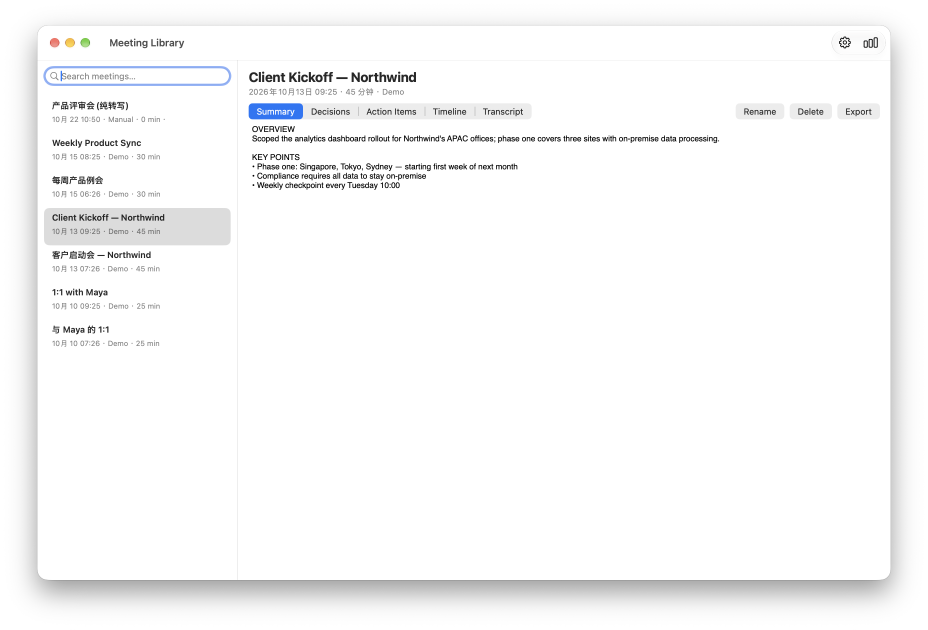
#> input picture release/screenshots/en/raw-library.png, 2784 x 1888 px (shown at 1/3 size)
$ python gen_asc_screenshots.py
#> lines starting #> are read from the running program, lines starting #| are printed output that depends on the picture
#!/usr/bin/env python3
"""KinetMinutes ASC 商店截图 2560×1600 — 1.3 版(基于 1.2 深墨设计语言重绘)
1.2 全部设计资产保留:ink 渐变底、手绘卡(纪要/时间线/隐私/导出)、声波徽章、琥珀环截图、chip
1.3 新增素材:模型库卡(Whisper 模型管理)、统计卡、快捷键卡、四语徽章
每语 8 张:01-library 02-minutes 03-timeline 04-privacy 05-chinese 06-export + 07-models 08-stats
输出 release/screenshots/{en,zh-Hans,zh-Hant,ja}/0*.png (2560×1600 sRGB)
"""
import sys, os, math
from PIL import Image, ImageDraw, ImageFilter

HERE  = os.path.dirname(os.path.abspath(__file__))
ROOT  = os.path.dirname(HERE)
OUT   = os.path.join(ROOT, "release", "screenshots")
W, H  = 2560, 1600

# ---- 调色板(与 1.2 完全一致)----
INK      = (13, 17, 28)     # 深墨底
INK_2    = (24, 30, 44)     # 渐变亮端
PAPER    = (246, 244, 238)  # 主文字(暖白)
CARD_BG  = (252, 251, 248)  # 卡底
AMBER    = (232, 165, 74)   # 品牌琥珀
AMBER_BG = (250, 239, 222)
WAVE     = (124, 156, 196)  # 声波蓝
GREEN    = (94, 156, 108)
TERRA    = (166, 106, 60)
TERRA_SOFT = (244, 232, 216)

F_CN = "/System/Library/Fonts/Hiragino Sans GB.ttc"
F_JP = "/System/Library/Fonts/Hiragino Sans GB.ttc"
F_LAT = "/System/Library/Fonts/Helvetica.ttc"

def font(size, latin=False):
    return ImageFont.truetype(F_LAT if latin else F_CN, size)
from PIL import ImageFont

def ink_bg(w, h):
#> called with w = 2560, h = 1600
    im = Image.new("RGB", (w, h), INK)
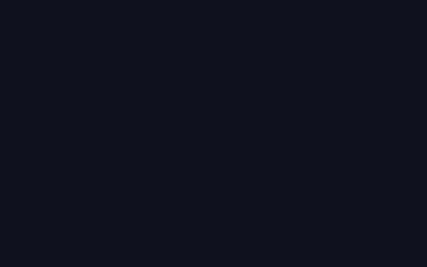
#> im: PIL image 2560x1600 RGB (shown at 1/6 size); mean R, G, B 13, 17, 28
    d = ImageDraw.Draw(im)
    for y in range(h):
        t = y / h
        d.line([(0, y), (w, y)], fill=tuple(int(INK[i] + (INK_2[i]-INK[i])*t) for i in range(3)))
    glow = Image.new("RGB", (w, h), (0, 0, 0))
#> glow: PIL image 2560x1600 RGB; every value is 0
    gd = ImageDraw.Draw(glow)
    gd.ellipse([int(w*0.60), -int(h*0.35), int(w*1.25), int(h*0.45)], fill=(38, 30, 18))
    glow = glow.filter(ImageFilter.GaussianBlur(220))
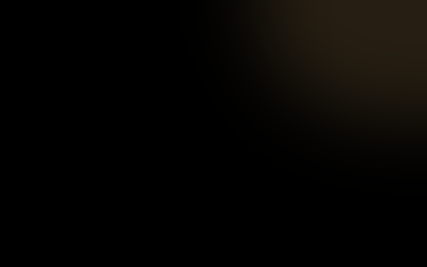
#> glow: PIL image 2560x1600 RGB (shown at 1/6 size); mean R, G, B 5.8, 4.6, 2.7
    im = Image.blend(im, Image.composite(glow, im, Image.new("L", (w, h), 110)), 0.55)
    return im

def shot_capture(canvas, shot, box, radius=26, ring_w=4):
    """圆角+描边裁切截图居中放入 box(等比放大填满 box,允许裁切溢出)"""
    x0, y0, bw, bh = box
    pad = 6
    im = shot.convert("RGB")
    ratio = max((bw-2*pad)/im.width, (bh-2*pad)/im.height)   # 等比填满 box(允许裁切溢出 box 内)
    im = im.resize((int(im.width*ratio)+1, int(im.height*ratio)+1), Image.LANCZOS)
    im = im.crop(((im.width-(bw-2*pad))//2, (im.height-(bh-2*pad))//2,
                  (im.width-(bw-2*pad))//2+(bw-2*pad), (im.height-(bh-2*pad))//2+(bh-2*pad)))
    mask = Image.new("L", (bw-2*pad, bh-2*pad), 0)
    ImageDraw.Draw(mask).rounded_rectangle([0, 0, bw-2*pad-1, bh-2*pad-1], radius=radius, fill=255)
    canvas.paste(im, (x0+pad, y0+pad), mask)
    d = ImageDraw.Draw(canvas)
    d.rounded_rectangle([x0+pad, y0+pad, x0+bw-pad, y0+bh-pad], radius=radius,
                        outline=AMBER, width=ring_w)
    d.rounded_rectangle([x0, y0, x0+bw, y0+bh], radius=radius+pad,
                        outline=(40, 50, 66), width=2)

def wave_badge(d, cx, cy, w, h, col=WAVE):
#> called with cx = 2140, cy = 170, w = 300, h = 84, col = (124, 156, 196)
    d.rounded_rectangle([cx-w//2, cy-h//2, cx+w//2, cy+h//2], radius=h//2,
                        fill=(20, 30, 40), outline=col, width=3)
    import random
    rnd = random.Random(7)
    x = cx - w//2 + 30
    while x < cx + w//2 - 30:
        bh = rnd.randint(10, h-26)
        d.rounded_rectangle([x, cy-bh//2, x+6, cy+bh//2], radius=3, fill=col)
        x += 13

def check(d, x, y, col=GREEN, s=9, w=5):
    """手绘对勾(纯矢量,不用字体)"""
    d.line([(x, y), (x+s, y+s*1.2), (x+s*2.6, y-s*1.4)], fill=col, width=w)

def chip(d, x, y, w, text, latin, dot=WAVE):
    d.rounded_rectangle([x, y, x+w, y+80], radius=40, fill=(24, 32, 46), outline=(52, 62, 80), width=2)
    d.ellipse([x+30, y+28, x+54, y+52], fill=dot)
    d.text((x+76, y+40), text, font=font(36, latin), fill=PAPER, anchor="lm")

def chip_row(d, x, y, items, latin):
    cx = x
    for i, c in enumerate(items):
        tw = d.textlength(c, font=font(34, latin))
        w = int(tw + 110)
        chip(d, cx, y, w, c, latin, dot=[WAVE, AMBER, GREEN][i % 3])
        cx += w + 26

def head_block(d, y, head, sub, latin):
    d.text((120, y), head, font=font(92, latin), fill=PAPER, anchor="lm")
    d.text((120, y + 96), sub, font=font(48, latin), fill=AMBER, anchor="lm")

def trim_shot(shot):
    import PIL.ImageChops as IC
    rgb = shot.convert("RGB")
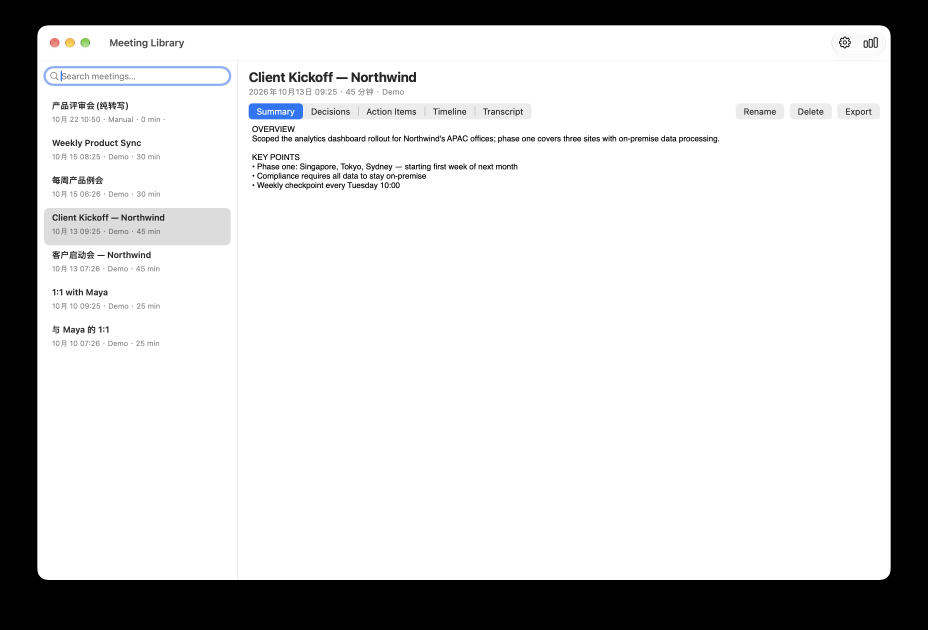
#> rgb: PIL image 2784x1888 RGB (shown at 1/3 size); mean R, G, B 203.1, 203.3, 203.5
    bg = Image.new("RGB", rgb.size, rgb.getpixel((2, 2)))
#> bg: PIL image 2784x1888 RGB; every value is 0
    diff = IC.difference(rgb, bg).convert("L")
#> (the rest of the program and of its run is left out)
